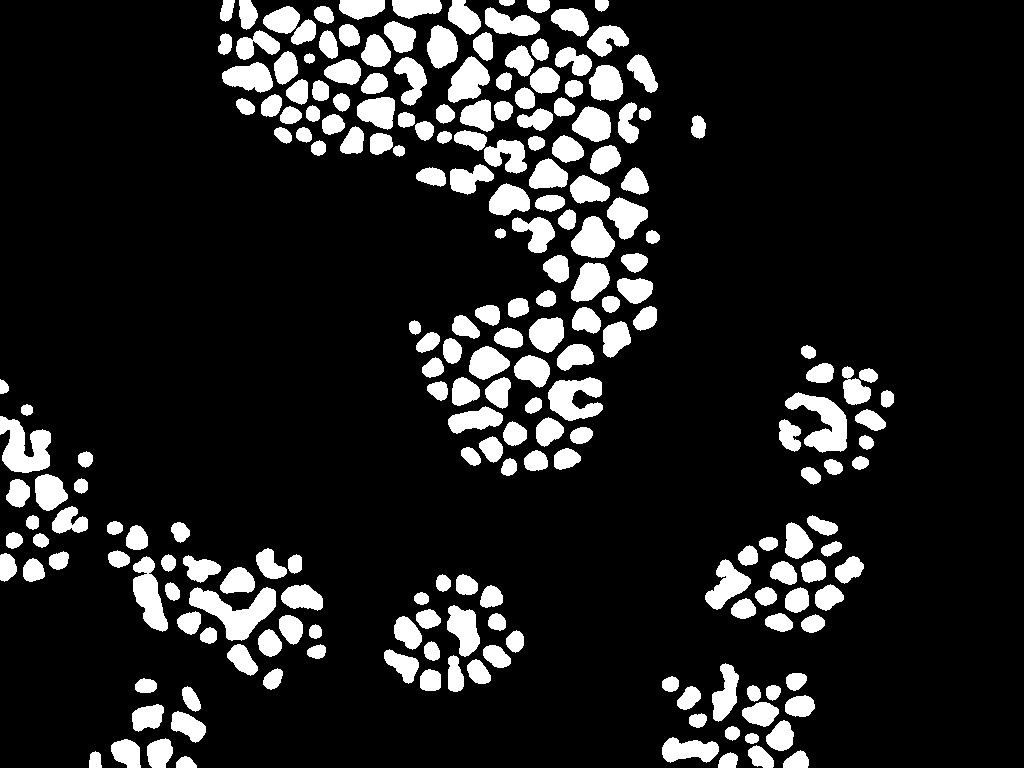
#> input picture Part 3/Cell_Boundaries_1.jpg, 1024 x 768 px
$ python FindCellBoundaries.py --image Cell_Boundaries_1.jpg --mask Cell_Boundaries_2.jpg
#> lines starting #> are read from the running program, lines starting #| are printed output that depends on the picture; after the words box and inside, x2 and y2 are one past the last pixel; in counts of white or black regions, pixels touching at a corner belong together
# In order to run the code use the following Command in Command prompt:
# python3 part3.py --image data/im#.jpg --mask data/im#_mask.jpg


# Importing necessary packages and libraries

import cv2
import numpy as np
import argparse
from skimage.feature import peak_local_max


# Parsing Image and obtained Mask (from Step 1) using Command Line:
ap = argparse.ArgumentParser()
ap.add_argument("-i", "--image", required=True)
ap.add_argument("-m", "--mask", required=True)
ap.add_argument("-t", "--text")
args = vars(ap.parse_args())


# Applying Mask to the Image and blurring it:
image = cv2.imread(args["image"])
#> image is the input picture: shape (768, 1024, 3); min 0, max 255, mean 34.5
image = cv2.cvtColor(image, cv2.COLOR_BGR2GRAY)
#> image: shape (768, 1024)
mask = cv2.imread(args["mask"])[:,:,0]
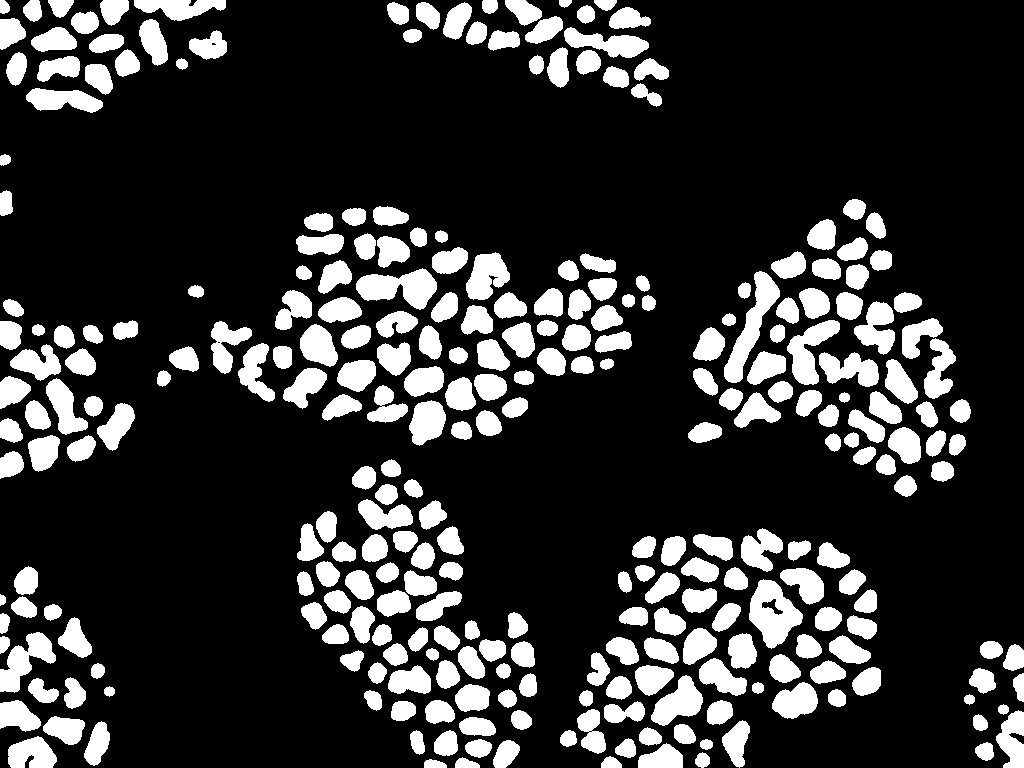
#> input picture Part 3/Cell_Boundaries_2.jpg, 1024 x 768 px
#> mask: shape (768, 1024); min 0, max 255, mean 51.1
masked = cv2.bitwise_and(image,mask, mask=mask)
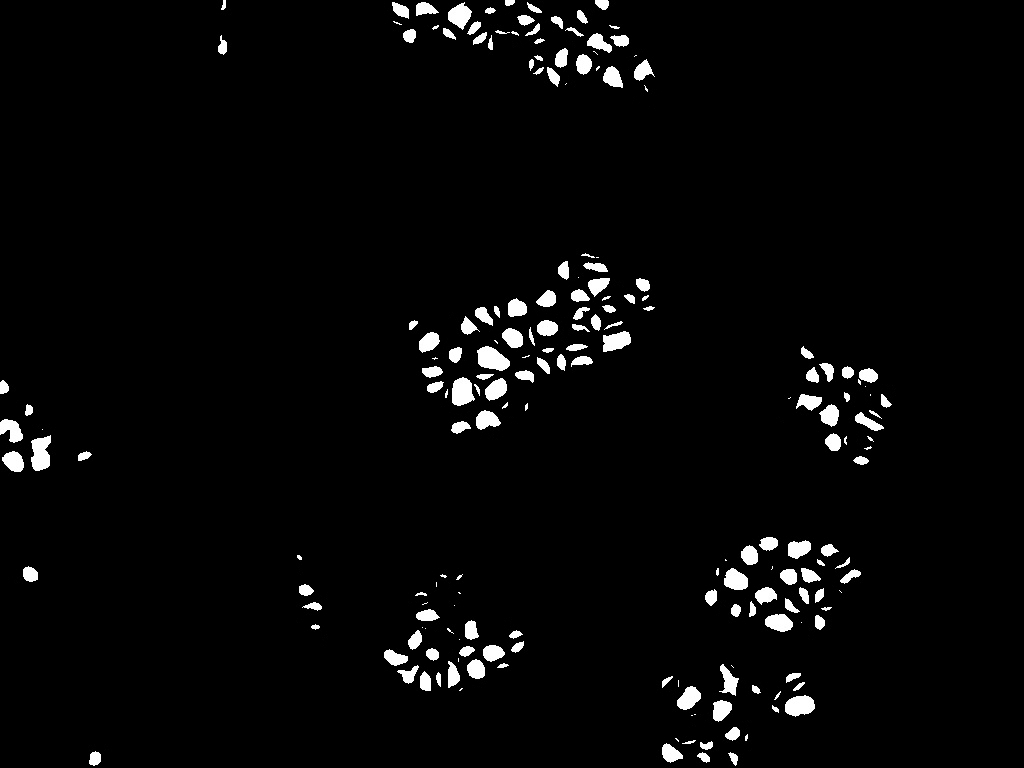
#> masked: shape (768, 1024); min 0, max 255, mean 7.7
gray = cv2.medianBlur(masked, 7)


# Using the Contrast Limited Adaptive Histogram Equalization (CLAHE) on blurred masked image
CLAHE = cv2.createCLAHE(clipLimit=15, tileGridSize=(30,30))
CLAHE = CLAHE.apply(gray)


# Applying thresholding on the enhanced image and applying mask
T, thresh = cv2.threshold(CLAHE, 150, 255, cv2.THRESH_BINARY_INV )
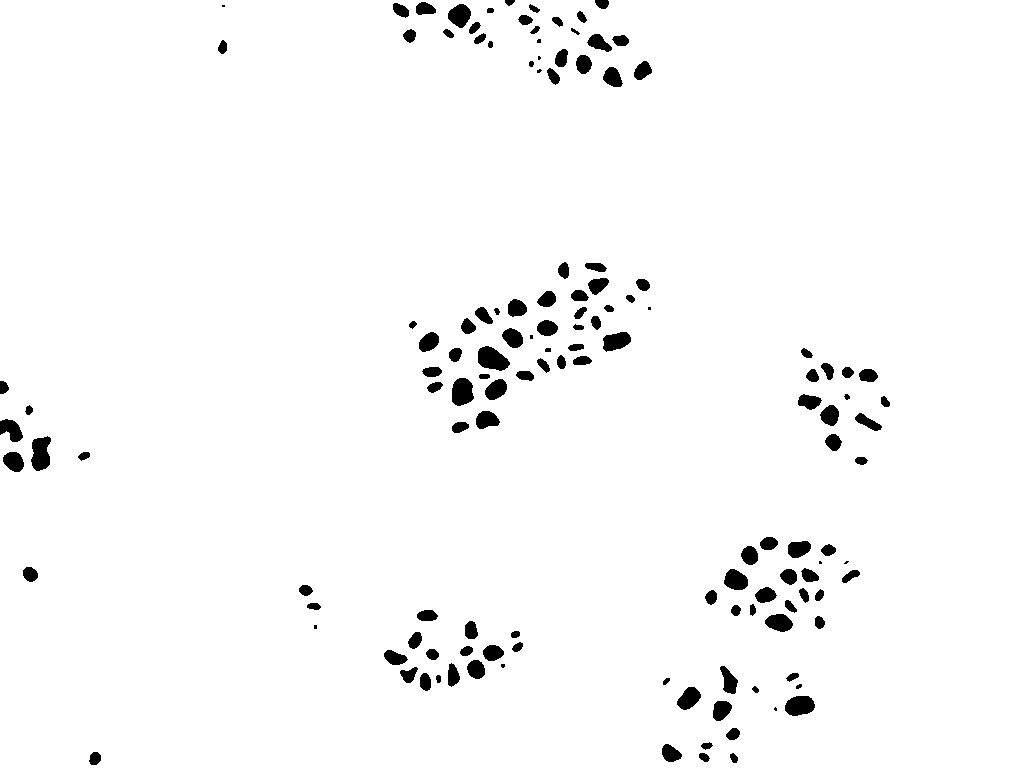
#> thresh: shape (768, 1024); 97.4% white; 138 black regions (11 under 20 px), largest, box (x1, y1, x2, y2) and area: (478, 346, 510, 371) 547, (31, 436, 51, 471) 525, (452, 378, 474, 406) 491

mask1 = cv2.bitwise_and(masked, thresh, mask=thresh)
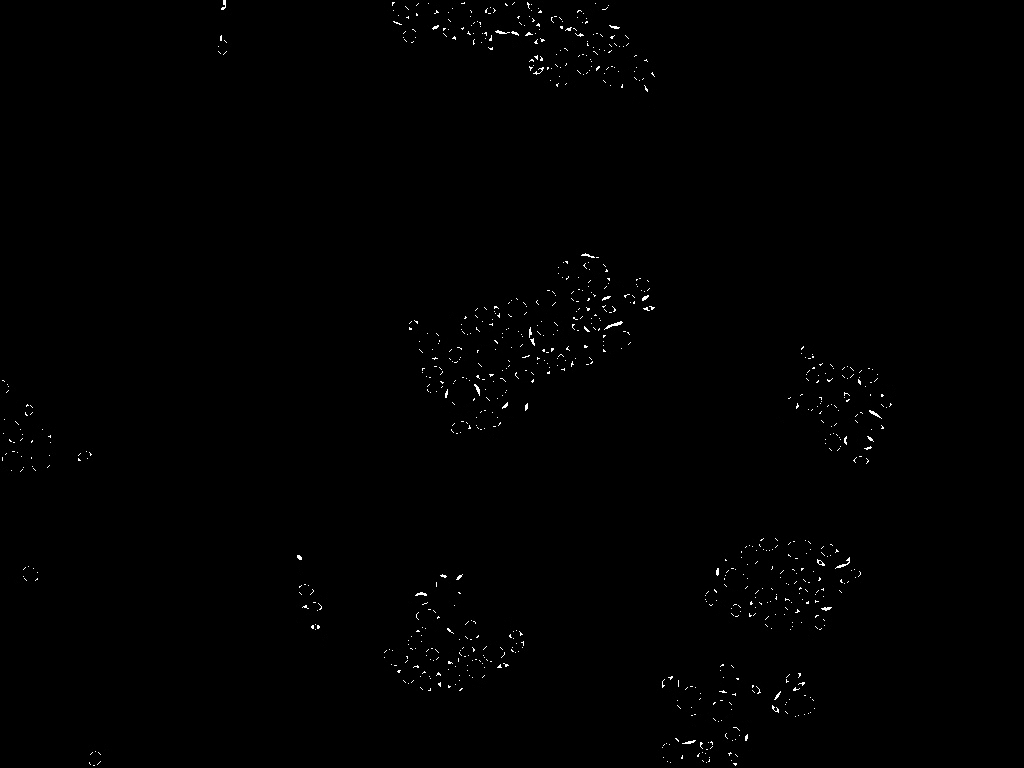
#> mask1: shape (768, 1024); min 0, max 255, mean 1.1


# doing Morphological Operation on the masked image
kernel = cv2.getStructuringElement(cv2.MORPH_ELLIPSE, (11,11))
opening = cv2.morphologyEx(mask1, cv2.MORPH_OPEN, kernel)
#> opening: shape (768, 1024); every value is 0


# Converting the masked image to Binary image
openBinary = np.zeros_like(opening)
for i in range(0, opening.shape[0]):
    for j in range(0, opening.shape[1]):
        if opening[i][j] != 0:
            openBinary[i][j] = 255


cell_images = cv2.bitwise_and(image, openBinary, mask=openBinary)

dist = cv2.distanceTransform(cell_images, cv2.DIST_L2, 5)
#> dist: shape (768, 1024) float32; every value is 0

distNorm = cv2.normalize(dist, dist, 0, 1.0, cv2.NORM_MINMAX)


localMaxes = peak_local_max(dist, min_distance=5, indices=True, exclude_border=False)
#> localMaxes = empty array
for i in localMaxes:
    cv2.circle(dist, tuple(i[::-1]), 1, 255, -1)
#> this loop made 0 passes
regional_maxima = np.zeros_like(dist, dtype="uint8")
threshold = 0.1 * np.max(dist)
#> threshold = 0
regional_maxima[np.where(dist > threshold)] = 255


dist = np.round(dist * 255).astype(np.uint8)


# [45 lines left out: function get_8_connected_component, not called in this run]

outimg = np.zeros(dist.shape, dtype="uint8")


outimg = np.zeros(dist.shape, dtype="uint8")
for localMax in localMaxes:
    seed_points = []
    seed_points.append((localMax[0], localMax[1]))
    processed = []
    while (len(seed_points) > 0):
        pix = seed_points[0]
        print(pix)
        outimg[pix[0], pix[1]] = 255
        # if localMax[0] >= pix[1] and localMax[1] >= pix[0]:
        #     break
        for coord in get_8_connected_component(pix[0], pix[1], dist.shape):
            if dist[coord[0], coord[1]] != 0:
                outimg[coord[0], coord[1]] = 255
                if not coord in processed:
                    seed_points.append(coord)
                processed.append(coord)
        seed_points.pop(0)


cv2.imshow('Region Growing', outimg)
cv2.waitKey(0)
cv2.destroyAllWindows()
